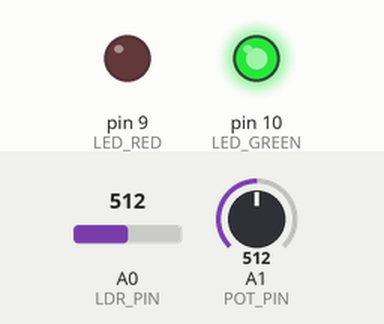
This sketch was run on a simulated Arduino Uno, built with avr-gcc and run on an emulated ATmega328P. Parts: output pins drawn as LEDs (lit = HIGH). Inputs (shaded band) come from the test bench; at power-on: A1 (POT_PIN) = 512, A0 (LDR_PIN) = 512. What the sketch prints to the serial monitor is not drawn.

Above: at 1.3 s.
1.4 s: A1 (POT_PIN) set to 522
At 2.0 s:
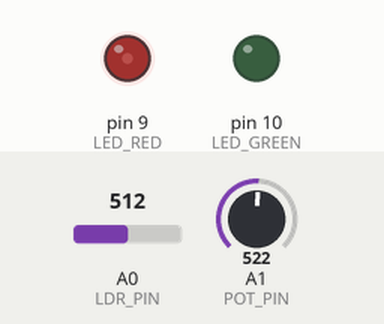
3.0 s: A0 (LDR_PIN) set to 306
At 3.6 s:
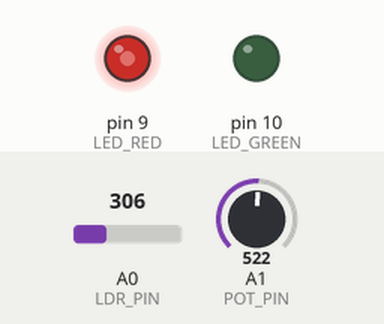
4.6 s: A0 (LDR_PIN) set to 0
At 5.2 s:
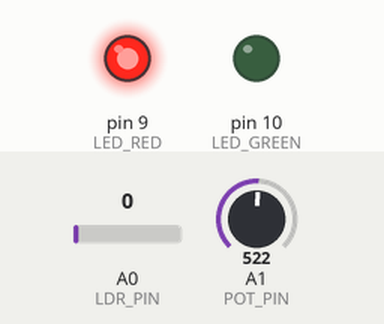
6.2 s: A1 (POT_PIN) set to 0
At 6.7 s:
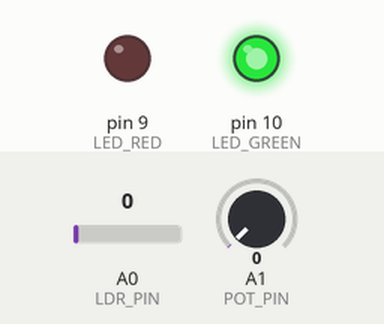
9.2 s: A1 (POT_PIN) set to 122
At 10.5 s:
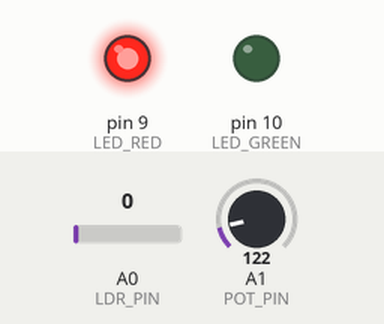
10.8 s: A0 (LDR_PIN) set to 122
At 12.1 s:
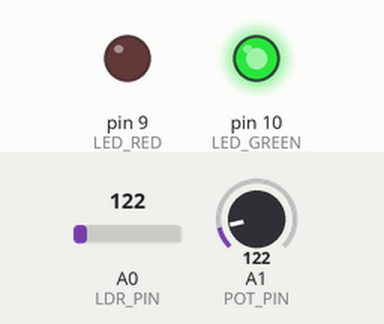
Timing chart, 0 to 13.4 s (numbered marks = the images above; inputs shaded):
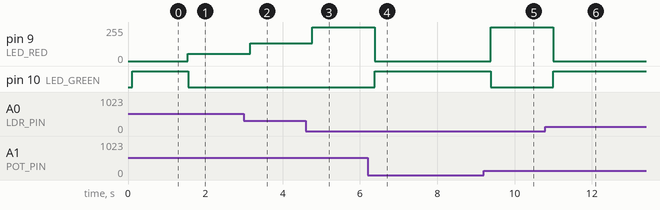

The sketch:

05_auto_light.ino
```cpp
/*
 * 第一組：光線控制組
 * 範例 5：自動補光系統（整合實作）
 *
 * 功能說明：
 * - 光敏電阻感測環境光線
 * - 電位器設定光線門檻值
 * - 當光線低於門檻時，LED 自動亮起
 * - LED 亮度與環境光線成反比（越暗越亮）
 *
 * 這就是智慧溫室補光系統的基本原型！
 */

//=== 腳位定義 ===
#define LDR_PIN A0      // 光敏電阻
#define POT_PIN A1      // 電位器（設定門檻）
#define LED_RED 9       // 紅色 LED（補光燈）
#define LED_GREEN 10    // 綠色 LED（狀態指示）

//=== 變數 ===
int lightValue = 0;     // 光線數值
int threshold = 512;    // 門檻值（由電位器控制）
int ledBrightness = 0;  // LED 亮度

void setup() {
  // 設定腳位
  pinMode(LED_RED, OUTPUT);
  pinMode(LED_GREEN, OUTPUT);

  // 初始化序列埠
  Serial.begin(9600);
  Serial.println("=== 智慧溫室自動補光系統 ===");
  Serial.println();
  Serial.println("說明：");
  Serial.println("- 轉動電位器可調整光線門檻值");
  Serial.println("- 綠色 LED 亮 = 光線充足");
  Serial.println("- 紅色 LED 亮 = 補光模式");
  Serial.println();
}

void loop() {
  // 讀取感測器數值
  lightValue = analogRead(LDR_PIN);
  threshold = analogRead(POT_PIN);

  // 判斷是否需要補光
  if (lightValue < threshold) {
    // 光線不足，啟動補光
    // 亮度與光線成反比：光線越暗，補光越亮
    ledBrightness = map(lightValue, 0, threshold, 255, 50);
    ledBrightness = constrain(ledBrightness, 50, 255);

    analogWrite(LED_RED, ledBrightness);   // 補光燈亮
    digitalWrite(LED_GREEN, LOW);           // 狀態燈滅

    Serial.print("[補光模式] ");
  } else {
    // 光線充足，關閉補光
    analogWrite(LED_RED, 0);               // 補光燈滅
    digitalWrite(LED_GREEN, HIGH);          // 狀態燈亮

    Serial.print("[光線充足] ");
  }

  // 顯示數值
  Serial.print("光線: ");
  Serial.print(lightValue);
  Serial.print(" | 門檻: ");
  Serial.print(threshold);
  if (lightValue < threshold) {
    Serial.print(" | 補光亮度: ");
    Serial.println(ledBrightness);
  } else {
    Serial.println();
  }

  delay(200);
}

/*
 * 實作挑戰：
 *
 * 1. 加入遲滯效果（Hysteresis）
 *    避免在門檻值附近頻繁切換
 *    提示：設定兩個門檻值，開啟門檻和關閉門檻
 *
 * 2. 加入漸變效果
 *    補光燈開啟/關閉時漸變，而非突然切換
 *    提示：使用變數追蹤目前亮度，每次迴圈微調
 *
 * 3. 加入時間延遲
 *    光線不足超過 3 秒才啟動補光
 *    提示：使用 millis() 記錄時間
 *
 * 4. 整合到溫室系統
 *    思考如何將此感測數值傳送給其他組別
 *    （提示：MQTT）
 */

/*
 * 延伸知識：實際溫室補光系統
 *
 * 1. 光源類型：
 *    - LED 植物燈（紅光 630-660nm、藍光 450-470nm）
 *    - 高壓鈉燈（HPS）
 *    - 金屬鹵化物燈（MH）
 *
 * 2. 補光策略：
 *    - 延長日照（早晚補光）
 *    - 陰天補光
 *    - 特定波長補光（促進開花/生長）
 *
 * 3. 專業感測器：
 *    - 照度計（Lux meter）
 *    - PAR 感測器（光合有效輻射）
 *    - 分光光度計
 */
```

Measured:
- the behaviour switches between 512 and 513 on A1 (POT_PIN) (found by bisection; images 0 and 1)
- after the input at 1.4 s, pin 9 (LED_RED): 0/255 → 54/255 after 0.15 s; pin 10 (LED_GREEN): HIGH → LOW after 0.15 s
- after the input at 3.0 s, pin 9 (LED_RED): 54/255 → 135/255 after 0.16 s
- after the input at 4.6 s, pin 9 (LED_RED): 135/255 → 255/255 after 0.17 s
- after the input at 6.2 s, pin 9 (LED_RED): 255/255 → 0/255 after 0.18 s; pin 10 (LED_GREEN): LOW → HIGH after 0.18 s
- after the input at 9.2 s, pin 9 (LED_RED): 0/255 → 255/255 after 0.19 s; pin 10 (LED_GREEN): HIGH → LOW after 0.19 s
- after the input at 10.8 s, pin 9 (LED_RED): 255/255 → 0/255 after 0.20 s; pin 10 (LED_GREEN): LOW → HIGH after 0.20 s
